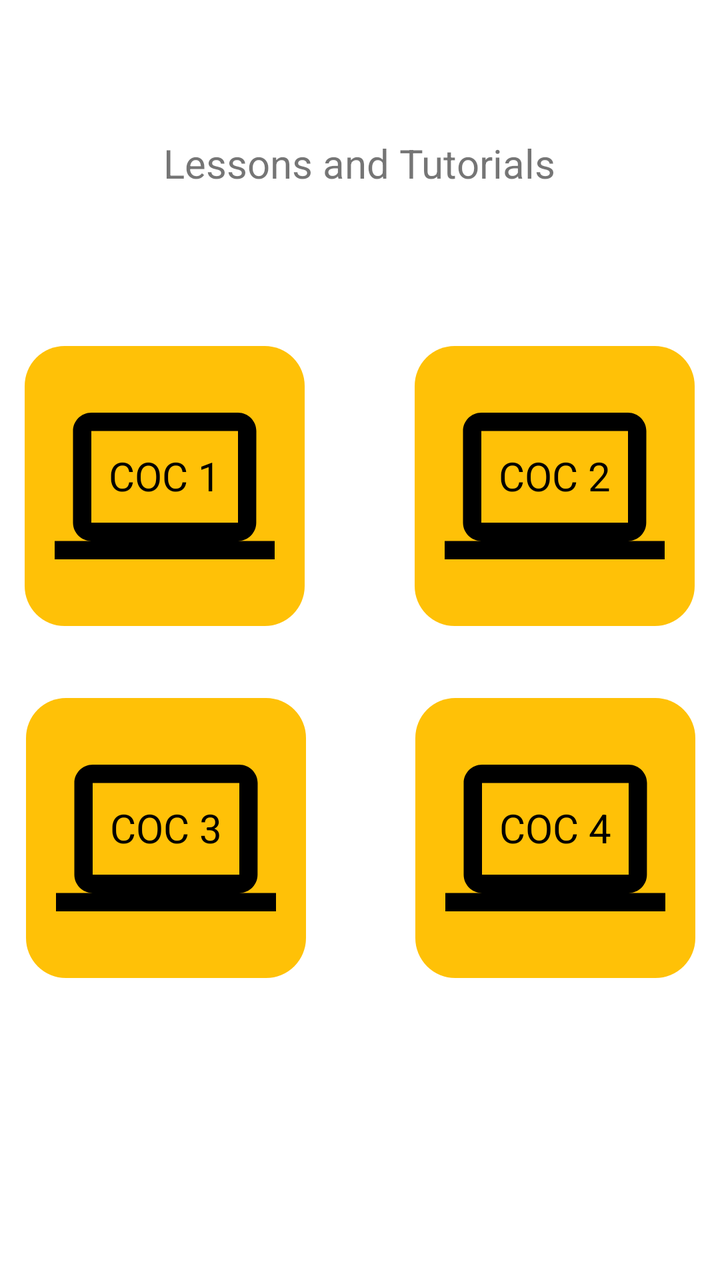
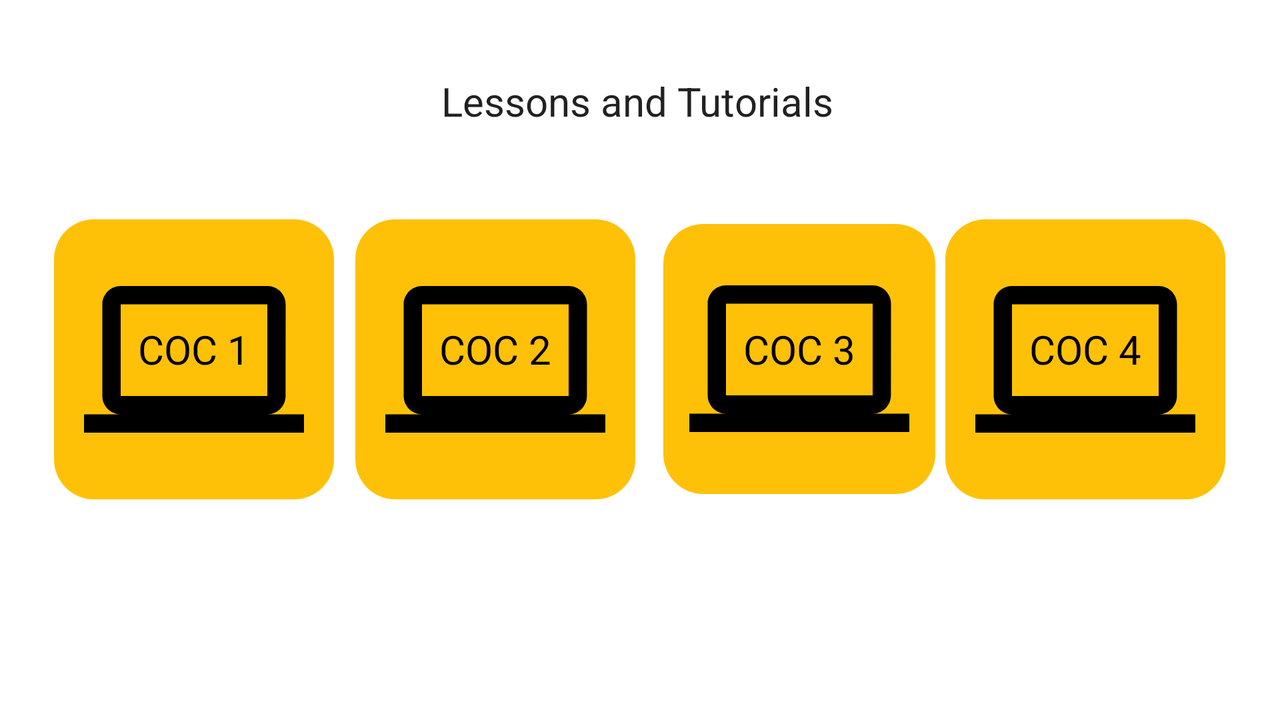

An Android layout and its configuration variant, each rendered on a device that would load it. The default file and the variant file are quoted in full after the pictures.
<!-- AndroidManifest.xml: application theme Theme.CSSMobileApplication -->
<!-- res/layout/activity_main.xml -->
<?xml version="1.0" encoding="utf-8"?>
<androidx.constraintlayout.widget.ConstraintLayout xmlns:android="http://schemas.android.com/apk/res/android"
    xmlns:app="http://schemas.android.com/apk/res-auto"
    xmlns:tools="http://schemas.android.com/tools"
    android:layout_width="match_parent"
    android:layout_height="match_parent"
    tools:context=".MainActivity">

    

    <TextView
        android:id="@+id/textView2"
        android:layout_width="wrap_content"
        android:layout_height="wrap_content"
        android:text="@string/lessons_and_tutorials"
        android:textAlignment="center"
        android:textSize="20sp"
        app:layout_constraintBottom_toBottomOf="parent"
        app:layout_constraintEnd_toEndOf="parent"
        app:layout_constraintHorizontal_bias="0.496"
        app:layout_constraintStart_toStartOf="parent"
        app:layout_constraintTop_toTopOf="parent"
        app:layout_constraintVertical_bias="0.111">

    </TextView>

    <FrameLayout
        android:id="@+id/coc1"
        android:layout_width="140dp"
        android:layout_height="140dp"
        android:background="@drawable/radius"
        app:layout_constraintBottom_toBottomOf="parent"
        app:layout_constraintEnd_toEndOf="parent"
        app:layout_constraintHorizontal_bias="0.056"
        app:layout_constraintStart_toStartOf="parent"
        app:layout_constraintTop_toTopOf="parent"
        app:layout_constraintVertical_bias="0.346">


        <ImageButton
            android:id="@+id/btn1"
            android:layout_width="110dp"
            android:layout_height="110dp"
            android:layout_gravity="center"
            android:background="#FFC107"
            android:scaleType="fitCenter"
            android:src="@drawable/comp1"
            app:tint="@color/black">

        </ImageButton>


        <TextView
            android:layout_width="wrap_content"
            android:layout_height="wrap_content"
            android:layout_gravity="center"
            android:layout_marginBottom="5dp"
            android:text="@string/coc_1"
            android:textColor="@color/black"
            android:textSize="20sp">

        </TextView>
    </FrameLayout>

    <FrameLayout
        android:id="@+id/coc2"
        android:layout_width="140dp"
        android:layout_height="140dp"
        android:background="@drawable/radius"
        app:layout_constraintBottom_toBottomOf="parent"
        app:layout_constraintEnd_toEndOf="parent"
        app:layout_constraintHorizontal_bias="0.943"
        app:layout_constraintStart_toStartOf="parent"
        app:layout_constraintTop_toTopOf="parent"
        app:layout_constraintVertical_bias="0.346">

        <ImageButton
            android:id="@+id/btn2"
            android:layout_width="110dp"
            android:layout_height="110dp"
            android:layout_gravity="center"
            android:background="#FFC107"
            android:scaleType="fitCenter"
            android:src="@drawable/comp1"
            app:tint="@color/black">

        </ImageButton>

        <TextView
            android:layout_width="wrap_content"
            android:layout_height="wrap_content"
            android:layout_gravity="center"
            android:layout_marginBottom="5dp"
            android:text="@string/coc_2"
            android:textColor="@color/black"
            android:textSize="20sp">

        </TextView>
    </FrameLayout>

    <FrameLayout
        android:id="@+id/coc3"
        android:layout_width="140dp"
        android:layout_height="140dp"
        android:background="@drawable/radius"
        app:layout_constraintBottom_toBottomOf="parent"
        app:layout_constraintEnd_toEndOf="parent"
        app:layout_constraintHorizontal_bias="0.059"
        app:layout_constraintStart_toStartOf="parent"
        app:layout_constraintTop_toTopOf="parent"
        app:layout_constraintVertical_bias="0.698">

        <ImageButton
            android:id="@+id/btn3"
            android:layout_width="110dp"
            android:layout_height="110dp"
            android:layout_gravity="center"
            android:background="#FFC107"
            android:scaleType="fitCenter"
            android:src="@drawable/comp1"
            app:tint="@color/black">

        </ImageButton>

        <TextView
            android:layout_width="wrap_content"
            android:layout_height="wrap_content"
            android:layout_gravity="center"
            android:layout_marginBottom="5dp"
            android:text="@string/coc_3"
            android:textColor="@color/black"
            android:textSize="20sp">

        </TextView>
    </FrameLayout>

    <FrameLayout
        android:id="@+id/coc4"
        android:layout_width="140dp"
        android:layout_height="140dp"
        android:background="@drawable/radius"
        app:layout_constraintBottom_toBottomOf="parent"
        app:layout_constraintEnd_toEndOf="parent"
        app:layout_constraintHorizontal_bias="0.944"
        app:layout_constraintStart_toStartOf="parent"
        app:layout_constraintTop_toTopOf="parent"
        app:layout_constraintVertical_bias="0.698">

        <ImageButton
            android:id="@+id/btn4"
            android:layout_width="110dp"
            android:layout_height="110dp"
            android:layout_gravity="center"
            android:background="#FFC107"
            android:scaleType="fitCenter"
            android:src="@drawable/comp1"
            app:tint="@color/black">

        </ImageButton>

        <TextView
            android:layout_width="wrap_content"
            android:layout_height="wrap_content"
            android:layout_gravity="center"
            android:layout_marginBottom="5dp"
            android:text="@string/coc_4"
            android:textColor="@color/black"
            android:textSize="20sp">

        </TextView>
    </FrameLayout>




</androidx.constraintlayout.widget.ConstraintLayout>
<!-- resources referenced by this layout -->
<resources>
  <!-- drawable comp1 (drawable) -->
  <vector android:height="110dp" android:tint="#000000"
      android:viewportHeight="24" android:viewportWidth="24"
      android:width="110dp" xmlns:android="http://schemas.android.com/apk/res/android">
      <path android:fillColor="@android:color/white" android:pathData="M20,18c1.1,0 1.99,-0.9 1.99,-2L22,6c0,-1.1 -0.9,-2 -2,-2H4c-1.1,0 -2,0.9 -2,2v10c0,1.1 0.9,2 2,2H0v2h24v-2h-4zM4,6h16v10H4V6z"/>
  </vector>
  <!-- drawable radius (drawable) -->
  <?xml version="1.0" encoding="utf-8"?>
  <shape xmlns:android="http://schemas.android.com/apk/res/android">
  <solid android:color="#FFC107"/>
      <corners
          android:bottomLeftRadius="20dp"
          android:bottomRightRadius="20dp"
          android:topLeftRadius="20dp"
          android:topRightRadius="20dp"
          />
  
  </shape>
  <string name="coc_1">COC 1</string>
  <string name="coc_2">COC 2</string>
  <string name="coc_3">COC 3</string>
  <string name="coc_4">COC 4</string>
  <string name="lessons_and_tutorials">Lessons and Tutorials</string>
  <style name="Theme.CSSMobileApplication" parent="Theme.MaterialComponents.DayNight.DarkActionBar">
  		
  		<item name="colorPrimary">@color/purple_500</item>
  		<item name="colorPrimaryVariant">@color/purple_700</item>
  		<item name="colorOnPrimary">@color/white</item>
  		
  		<item name="colorSecondary">@color/teal_200</item>
  		<item name="colorSecondaryVariant">@color/teal_700</item>
  		<item name="colorOnSecondary">@color/black</item>
  		
  		<item name="android:statusBarColor">?attr/colorPrimaryVariant</item>
  		
  	</style>
</resources>
<!-- res/layout-land/activity_main.xml (the repository's variant of the layout above) -->
<!-- drawn on the phone turned sideways -->
<?xml version="1.0" encoding="utf-8"?>
<androidx.constraintlayout.widget.ConstraintLayout xmlns:android="http://schemas.android.com/apk/res/android"
	xmlns:app="http://schemas.android.com/apk/res-auto"
	xmlns:tools="http://schemas.android.com/tools"
	android:layout_width="match_parent"
	android:layout_height="match_parent"
	tools:context=".MainActivity">


	<TextView
		style="?android:attr/textAppearanceLarge"
		android:layout_width="wrap_content"
		android:layout_height="wrap_content"
		android:text="Lessons and Tutorials"
		android:textAlignment="center"
		android:textSize="20sp"
		app:layout_constraintBottom_toBottomOf="parent"
		app:layout_constraintEnd_toEndOf="parent"
		app:layout_constraintHorizontal_bias="0.496"
		app:layout_constraintStart_toStartOf="parent"
		app:layout_constraintTop_toTopOf="parent"
		app:layout_constraintVertical_bias="0.111">

	</TextView>

	<FrameLayout
		android:id="@+id/coc1"
		android:layout_width="140dp"
		android:layout_height="140dp"
		android:background="@drawable/radius"
		app:layout_constraintBottom_toBottomOf="parent"
		app:layout_constraintEnd_toEndOf="parent"
		app:layout_constraintHorizontal_bias="0.054"
		app:layout_constraintStart_toStartOf="parent"
		app:layout_constraintTop_toTopOf="parent"
		app:layout_constraintVertical_bias="0.498">


		<ImageView
			android:layout_width="110dp"
			android:layout_height="110dp"
			android:layout_gravity="center"
			android:background="#FFC107"
			android:scaleType="fitCenter"
			android:src="@drawable/comp1"
			app:tint="@color/black" />

		<TextView
			android:layout_width="wrap_content"
			android:layout_height="wrap_content"
			android:layout_gravity="center"
			android:layout_marginBottom="5dp"
			android:text="COC 1"
			android:textColor="@color/black"
			android:textSize="20sp" />
	</FrameLayout>

	<FrameLayout
		android:id="@+id/coc2"
		android:layout_width="140dp"
		android:layout_height="140dp"
		android:background="@drawable/radius"
		app:layout_constraintBottom_toBottomOf="parent"
		app:layout_constraintEnd_toEndOf="parent"
		app:layout_constraintHorizontal_bias="0.355"
		app:layout_constraintStart_toStartOf="parent"
		app:layout_constraintTop_toTopOf="parent"
		app:layout_constraintVertical_bias="0.498">

		<ImageView
			android:layout_width="110dp"
			android:layout_height="110dp"
			android:layout_gravity="center"
			android:background="#FFC107"
			android:scaleType="fitCenter"
			android:src="@drawable/comp1"
			app:tint="@color/black" />

		<TextView
			android:layout_width="wrap_content"
			android:layout_height="wrap_content"
			android:layout_gravity="center"
			android:layout_marginBottom="5dp"
			android:text="COC 2"
			android:textColor="@color/black"
			android:textSize="20sp" />
	</FrameLayout>

	<FrameLayout
		android:id="@+id/coc3"
		android:layout_width="136dp"
		android:layout_height="135dp"
		android:background="@drawable/radius"
		app:layout_constraintBottom_toBottomOf="parent"
		app:layout_constraintEnd_toEndOf="parent"
		app:layout_constraintHorizontal_bias="0.658"
		app:layout_constraintStart_toStartOf="parent"
		app:layout_constraintTop_toTopOf="parent"
		app:layout_constraintVertical_bias="0.498">

		<ImageView
			android:layout_width="110dp"
			android:layout_height="110dp"
			android:layout_gravity="center"
			android:background="#FFC107"
			android:scaleType="fitCenter"
			android:src="@drawable/comp1"
			app:tint="@color/black" />

		<TextView
			android:layout_width="wrap_content"
			android:layout_height="wrap_content"
			android:layout_gravity="center"
			android:layout_marginBottom="5dp"
			android:text="COC 3"
			android:textColor="@color/black"
			android:textSize="20sp" />
	</FrameLayout>

	<FrameLayout
		android:id="@+id/coc4"
		android:layout_width="140dp"
		android:layout_height="140dp"
		android:background="@drawable/radius"
		app:layout_constraintBottom_toBottomOf="parent"
		app:layout_constraintEnd_toEndOf="parent"
		app:layout_constraintHorizontal_bias="0.945"
		app:layout_constraintStart_toStartOf="parent"
		app:layout_constraintTop_toTopOf="parent"
		app:layout_constraintVertical_bias="0.498">

		<ImageView
			android:layout_width="110dp"
			android:layout_height="110dp"
			android:layout_gravity="center"
			android:background="#FFC107"
			android:scaleType="fitCenter"
			android:src="@drawable/comp1"
			app:tint="@color/black" />

		<TextView
			android:layout_width="wrap_content"
			android:layout_height="wrap_content"
			android:layout_gravity="center"
			android:layout_marginBottom="5dp"
			android:text="COC 4"
			android:textColor="@color/black"
			android:textSize="20sp" />
	</FrameLayout>

</androidx.constraintlayout.widget.ConstraintLayout>
<!-- resources referenced by the variant -->
<!-- as the phone turned sideways resolves them -->
<resources>
  <!-- drawable comp1 (drawable) -->
  <vector android:height="110dp" android:tint="#000000"
      android:viewportHeight="24" android:viewportWidth="24"
      android:width="110dp" xmlns:android="http://schemas.android.com/apk/res/android">
      <path android:fillColor="@android:color/white" android:pathData="M20,18c1.1,0 1.99,-0.9 1.99,-2L22,6c0,-1.1 -0.9,-2 -2,-2H4c-1.1,0 -2,0.9 -2,2v10c0,1.1 0.9,2 2,2H0v2h24v-2h-4zM4,6h16v10H4V6z"/>
  </vector>
  <!-- drawable radius (drawable) -->
  <?xml version="1.0" encoding="utf-8"?>
  <shape xmlns:android="http://schemas.android.com/apk/res/android">
  <solid android:color="#FFC107"/>
      <corners
          android:bottomLeftRadius="20dp"
          android:bottomRightRadius="20dp"
          android:topLeftRadius="20dp"
          android:topRightRadius="20dp"
          />
  
  </shape>
  <style name="Theme.CSSMobileApplication" parent="Theme.MaterialComponents.DayNight.DarkActionBar">
  		
  		<item name="colorPrimary">@color/purple_500</item>
  		<item name="colorPrimaryVariant">@color/purple_700</item>
  		<item name="colorOnPrimary">@color/white</item>
  		
  		<item name="colorSecondary">@color/teal_200</item>
  		<item name="colorSecondaryVariant">@color/teal_700</item>
  		<item name="colorOnSecondary">@color/black</item>
  		
  		<item name="android:statusBarColor">?attr/colorPrimaryVariant</item>
  		
  	</style>
</resources>
